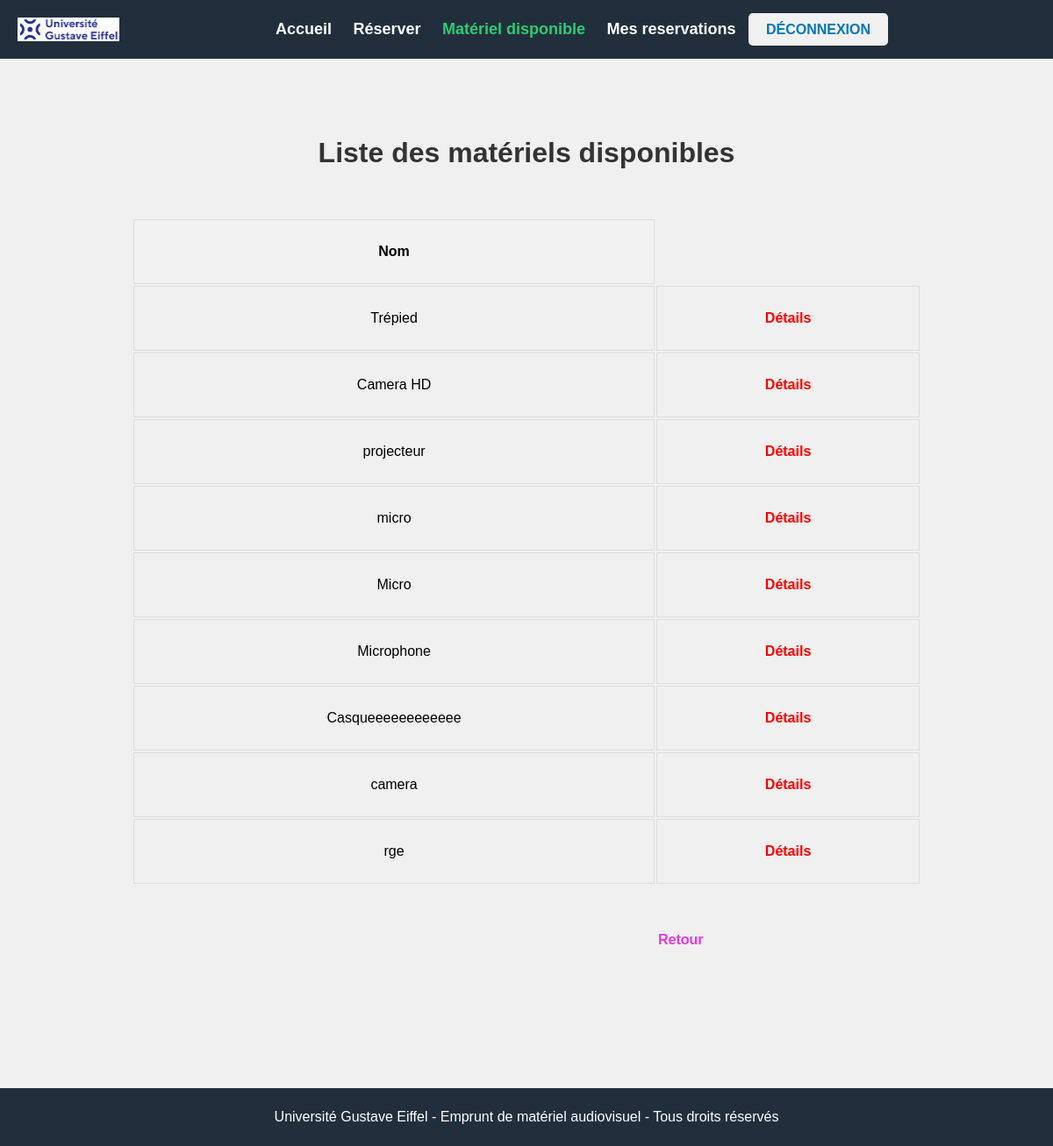
/liste.php (signed in), run on an earlier commit of the app's database.
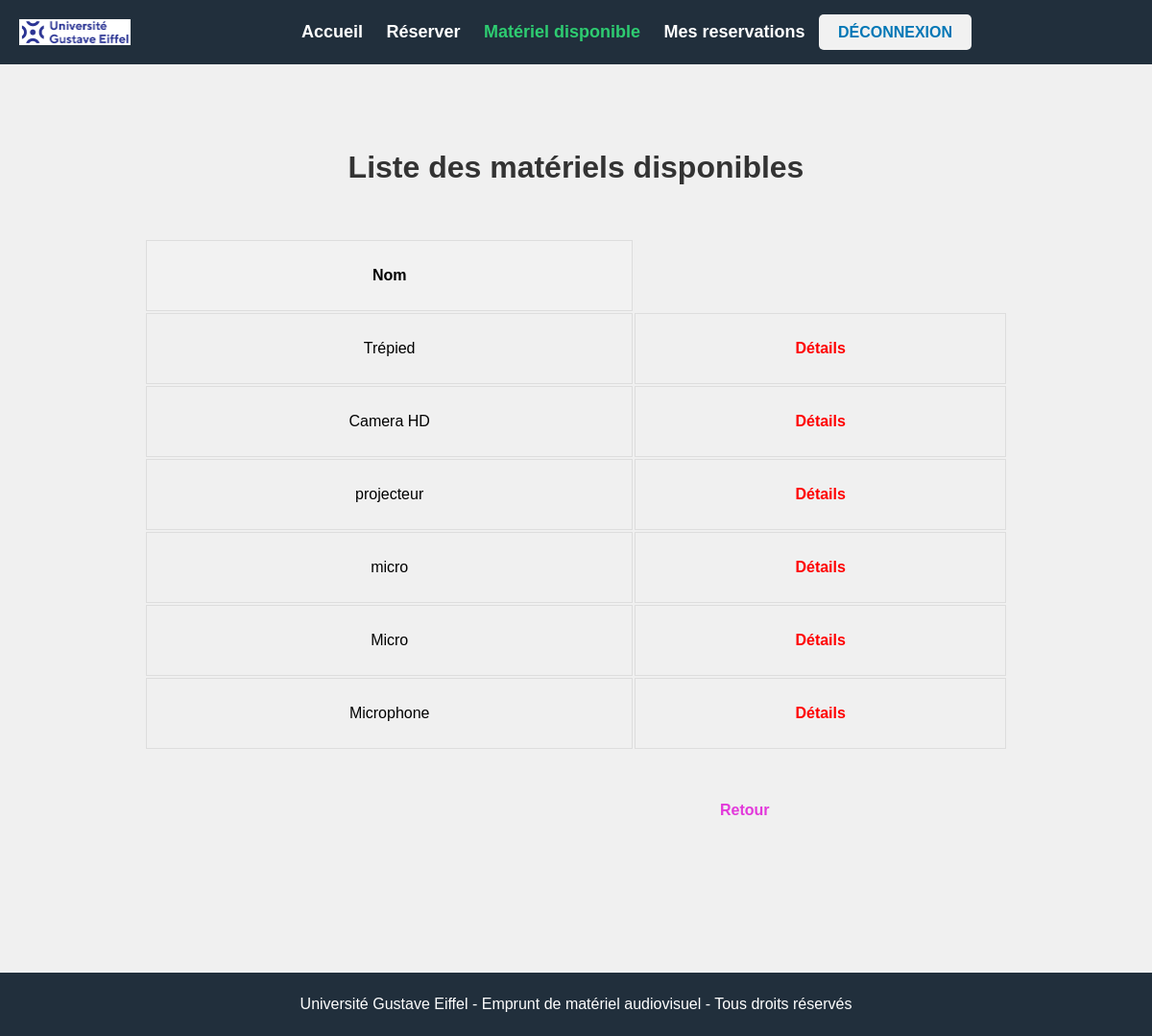
And on a later commit of the database.
### tables this page shows
CREATE TABLE IF NOT EXISTS `materiel` (
  `ID_materiel` int NOT NULL,
  `nom` varchar(255) DEFAULT NULL,
  `reference` varchar(255) DEFAULT NULL,
  `type` varchar(255) NOT NULL,
  `description` text,
  PRIMARY KEY (`ID_materiel`)
);

### liste.php (the view, shortened to what this page needs)
<?php
try {
    $bdd = new PDO(
        'mysql:host=localhost;dbname=location_materiel;charset=utf8',
        'root'
    );
    $bdd->setAttribute(PDO::ATTR_ERRMODE, PDO::ERRMODE_EXCEPTION);
} catch (Exception $e) {
    die(print_r($e));
}
$query = "SELECT * FROM materiel";
$result = $bdd->query($query);
$matériels = $result->fetchAll(PDO::FETCH_ASSOC);
?>
<!DOCTYPE html>
<html lang="fr">
<head>
    <link rel="stylesheet" type="text/css" href="styles/liste.css">
</head>
<body>
<header>
<nav>
<img src = "Ressources/logouniv.png">
<ul>
          <li><a href="a_SAE203.php">Accueil</a></li>
          <li><a href="reservation.php">Réserver</a></li>
          <li><a id="liste" href="liste.php">Matériel disponible</a></li>
          <li><a href="reservation_liste.php">Mes reservations</a></li>
          <a href="deconnexion.php" class="btn btn-danger btn-lg">Déconnexion</a>
        </ul>
      </nav>
    </header>
<div>
    <h1>Liste des matériels disponibles</h1>
    <table>
        <tr>
            <th>Nom</th>
        </tr>
        <?php foreach ($matériels as $matériel) { ?>
            <tr>
                <td><?php echo $matériel['nom']; ?></td>
                <td>
                <a href="materiel_detail.php?id=<?php echo $matériel['ID_materiel']; ?>">Détails</a>
                </td>
            </tr>
        <?php } ?>
    </table>
                </div>
    <a id="back"href="javascript:history.go(-1)">Retour</a>
    <footer>
      <p>Université Gustave Eiffel - Emprunt de matériel audiovisuel - Tous droits réservés</p>
    </footer>
</body>
</html>

What changed in the data, as far as the page shows it:
removed materiel: nom "Casqueeeeeeeeeeee"
removed materiel: nom "camera"
removed materiel: nom "rge"
